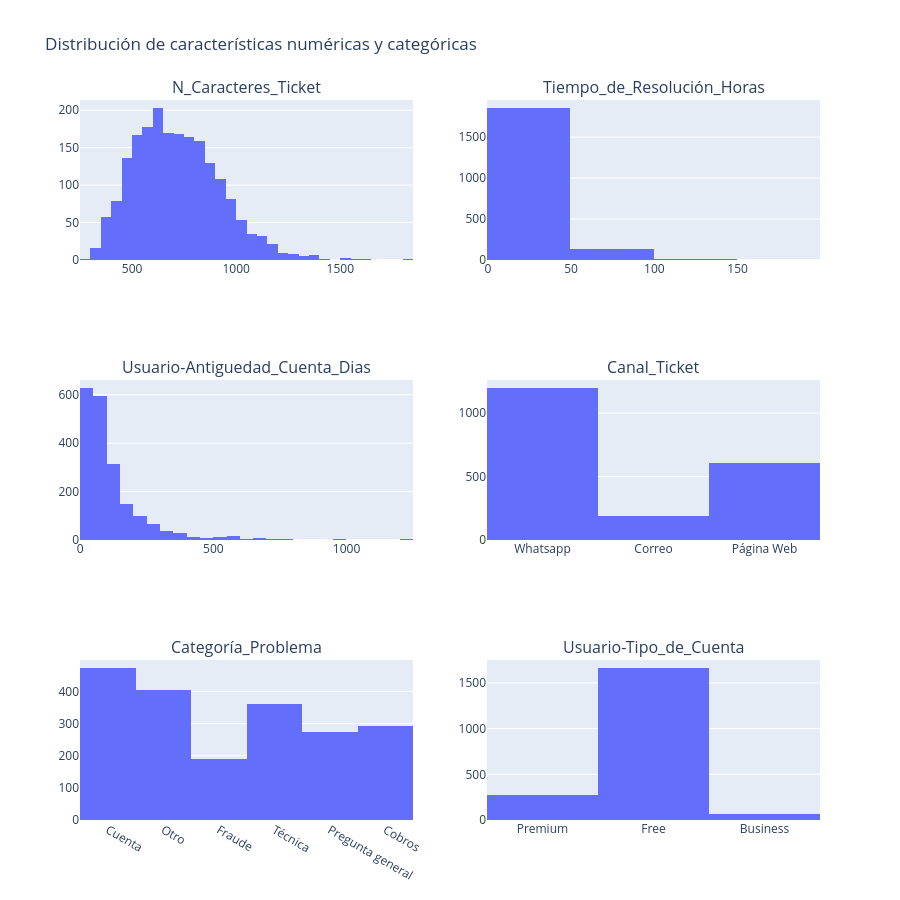

Here is the notebook cell this chart was saved with:
### Code cell
############ 3 ##########
from plotly.subplots import make_subplots
import plotly.express as px

variables_histogramas = [
    "N_Caracteres_Ticket",
    "Tiempo_de_Resolución_Horas",
    "Usuario-Antiguedad_Cuenta_Dias",
    "Canal_Ticket",
    "Categoría_Problema",
    "Usuario-Tipo_de_Cuenta"
]

# Verificar si todas las columnas existen
columnas_faltantes = [col for col in variables_histogramas if col not in df_tickets.columns]

if columnas_faltantes:
    print("Columnas que no existen en el dataframe:")
    print(columnas_faltantes)
else:
    print("Todas las columnas existen correctamente.")


fig = make_subplots(
    rows=3,
    cols=2,
    subplot_titles=variables_histogramas
)

for i, col in enumerate(variables_histogramas):
    hist = px.histogram(
        df_tickets,
        x=col
    )
    
    fila = i // 2 + 1
    columna = i % 2 + 1
    
    fig.add_trace(hist.data[0], row=fila, col=columna)

fig.update_layout(
    title="Distribución de características numéricas y categóricas",
    height=900,
    showlegend=False
)

fig.show()

### Figure 1 — Plotly figure (JSON) as saved in the notebook; plotly's stock layout.template omitted (floating-point values rounded to 4 significant figures; data arrays with more than 128 entries replaced by an {"elided": "..."} marker saying what was removed)
{"data": [{"bingroup": "x", "hovertemplate": "N_Caracteres_Ticket=%{x}<br>count=%{y}<extra></extra>", "legendgroup": "", "marker": {"color": "#636efa", "pattern": {"shape": ""}}, "name": "", "orientation": "v", "showlegend": false, "type": "histogram", "x": {"elided": "2000 int values"}, "xaxis": "x", "yaxis": "y"}, {"bingroup": "x", "hovertemplate": "Tiempo_de_Resolución_Horas=%{x}<br>count=%{y}<extra></extra>", "legendgroup": "", "marker": {"color": "#636efa", "pattern": {"shape": ""}}, "name": "", "orientation": "v", "showlegend": false, "type": "histogram", "x": {"elided": "2000 int values"}, "xaxis": "x2", "yaxis": "y2"}, {"bingroup": "x", "hovertemplate": "Usuario-Antiguedad_Cuenta_Dias=%{x}<br>count=%{y}<extra></extra>", "legendgroup": "", "marker": {"color": "#636efa", "pattern": {"shape": ""}}, "name": "", "orientation": "v", "showlegend": false, "type": "histogram", "x": {"elided": "2000 int values"}, "xaxis": "x3", "yaxis": "y3"}, {"bingroup": "x", "hovertemplate": "Canal_Ticket=%{x}<br>count=%{y}<extra></extra>", "legendgroup": "", "marker": {"color": "#636efa", "pattern": {"shape": ""}}, "name": "", "orientation": "v", "showlegend": false, "type": "histogram", "x": {"elided": "2000 str values"}, "xaxis": "x4", "yaxis": "y4"}, {"bingroup": "x", "hovertemplate": "Categoría_Problema=%{x}<br>count=%{y}<extra></extra>", "legendgroup": "", "marker": {"color": "#636efa", "pattern": {"shape": ""}}, "name": "", "orientation": "v", "showlegend": false, "type": "histogram", "x": {"elided": "2000 str values"}, "xaxis": "x5", "yaxis": "y5"}, {"bingroup": "x", "hovertemplate": "Usuario-Tipo_de_Cuenta=%{x}<br>count=%{y}<extra></extra>", "legendgroup": "", "marker": {"color": "#636efa", "pattern": {"shape": ""}}, "name": "", "orientation": "v", "showlegend": false, "type": "histogram", "x": {"elided": "2000 str values"}, "xaxis": "x6", "yaxis": "y6"}], "layout": {"annotations": [{"font": {"size": 16}, "showarrow": false, "text": "N_Caracteres_Ticket", "x": 0.225, "xanchor": "center", "xref": "paper", "y": 1, "yanchor": "bottom", "yref": "paper"}, {"font": {"size": 16}, "showarrow": false, "text": "Tiempo_de_Resolución_Horas", "x": 0.775, "xanchor": "center", "xref": "paper", "y": 1, "yanchor": "bottom", "yref": "paper"}, {"font": {"size": 16}, "showarrow": false, "text": "Usuario-Antiguedad_Cuenta_Dias", "x": 0.225, "xanchor": "center", "xref": "paper", "y": 0.6111, "yanchor": "bottom", "yref": "paper"}, {"font": {"size": 16}, "showarrow": false, "text": "Canal_Ticket", "x": 0.775, "xanchor": "center", "xref": "paper", "y": 0.6111, "yanchor": "bottom", "yref": "paper"}, {"font": {"size": 16}, "showarrow": false, "text": "Categoría_Problema", "x": 0.225, "xanchor": "center", "xref": "paper", "y": 0.2222, "yanchor": "bottom", "yref": "paper"}, {"font": {"size": 16}, "showarrow": false, "text": "Usuario-Tipo_de_Cuenta", "x": 0.775, "xanchor": "center", "xref": "paper", "y": 0.2222, "yanchor": "bottom", "yref": "paper"}], "height": 900, "showlegend": false, "title": {"text": "Distribución de características numéricas y categóricas"}, "xaxis": {"anchor": "y", "domain": [0, 0.45]}, "xaxis2": {"anchor": "y2", "domain": [0.55, 1]}, "xaxis3": {"anchor": "y3", "domain": [0, 0.45]}, "xaxis4": {"anchor": "y4", "domain": [0.55, 1]}, "xaxis5": {"anchor": "y5", "domain": [0, 0.45]}, "xaxis6": {"anchor": "y6", "domain": [0.55, 1]}, "yaxis": {"anchor": "x", "domain": [0.7778, 1]}, "yaxis2": {"anchor": "x2", "domain": [0.7778, 1]}, "yaxis3": {"anchor": "x3", "domain": [0.3889, 0.6111]}, "yaxis4": {"anchor": "x4", "domain": [0.3889, 0.6111]}, "yaxis5": {"anchor": "x5", "domain": [0, 0.2222]}, "yaxis6": {"anchor": "x6", "domain": [0, 0.2222]}}}
